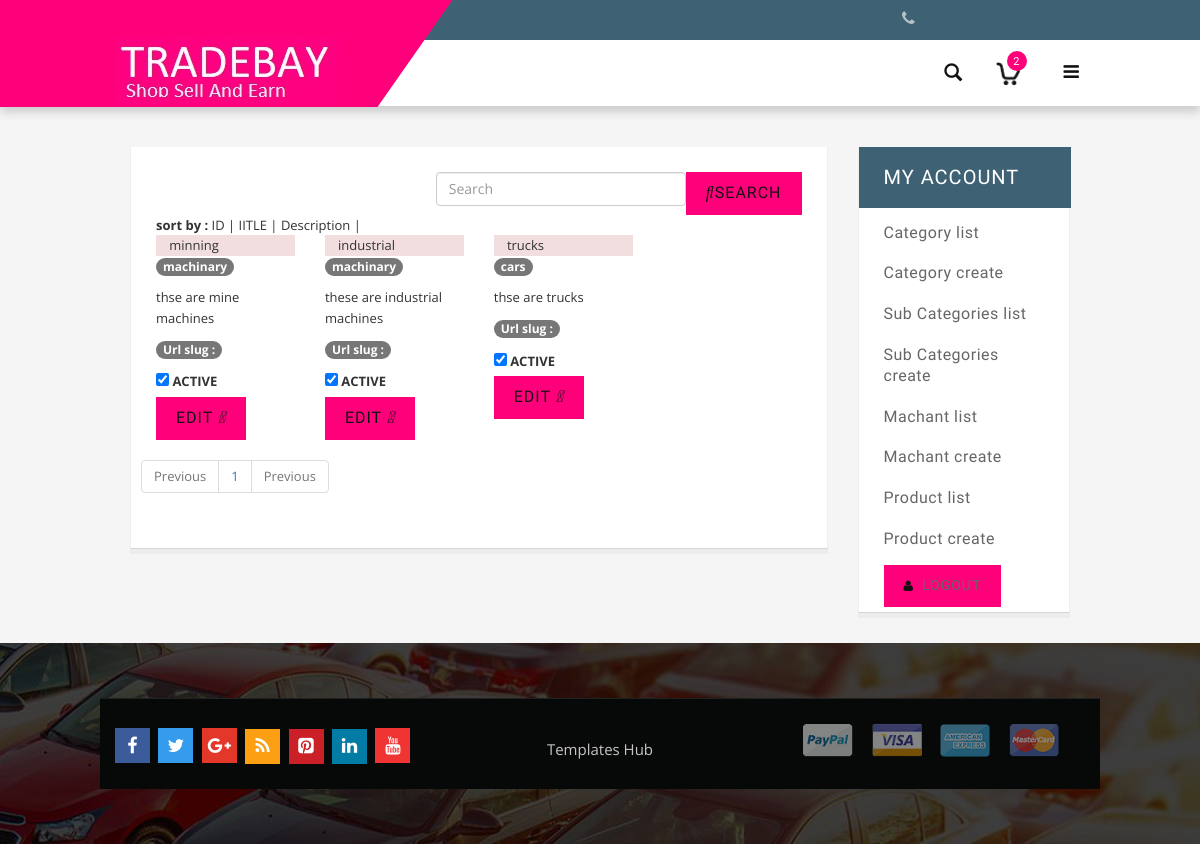
Page /admin_dashboard/sub_category_list on the committed database.
### Djangoecormeceapp/models.py (models this page shows, shortened)
class SubCategories(models.Model):
    id=models.AutoField(primary_key=True)
    category_id = models.ForeignKey(Categories,on_delete=models.CASCADE)
    title = models.CharField(max_length=255)
    url_slug = models.CharField(max_length=255)
    thumbnail = models.FileField()
    description= models.TextField()
    created_at = models.DateTimeField(auto_now_add=True)
    is_active = models.IntegerField(default=1)

class Categories(models.Model):
    id=models.AutoField(primary_key=True)
    title = models.CharField(max_length=255)
    url_slug = models.CharField(max_length=255)
    description= models.TextField()
    thumbnail = models.FileField()
    created_at = models.DateTimeField(auto_now_add=True)
    is_active = models.IntegerField(default=1)
    is_active = models.IntegerField(default=1)

### Djangoecormeceapp/AdminView.py (the view)
# urls.py: path('sub_category_list',AdminView.SubCategoriesListView.as_view(),name="sub_category_list"),
class SubCategoriesListView(ListView):
    model = SubCategories
    template_name = "admintemplates/sub_category_list.html"
    paginate_by=8
    def get_queryset(self):
        filter_val = self.request.GET.get("filter","")
        order_by=self.request.GET.get("orderby","id")
        if filter_val !="":
            cat=SubCategories.objects.filter(Q(title__contains=filter_val) |  Q(description__contains=filter_val)).order_by(order_by)
        else:
            cat=SubCategories.objects.all().order_by(order_by)
        return cat
    def get_context_data(self, **kwargs):
        context=super(SubCategoriesListView,self).get_context_data(**kwargs)
        context["filter"]=self.request.GET.get("filter","")
        context["orderby"]=self.request.GET.get("orderby","")
        context["all_table_fields"]=SubCategories._meta.get_fields()
        return context

### Djangoecormeceapp/context_processor.py (called while the page is built)
def product_listing(request):
    productCategory = request.GET.get('productCategory')
    if productCategory == None:
        products = Products.objects.all()
    else:
        products = Products.objects.filter(subcategories_id__title=productCategory)
    productCategories = SubCategories.objects.all()
    page_num = request.GET.get('page', 1)
    p = Paginator(products, 7)
    try:
        page = p.page(page_num)
    except EmptyPage:
	    page = p.page(1)
    context = {	'products':page ,
				'productCategories':productCategories,
                'title':'Tradebay Online shopping  Phones ||  TVS  ||',
                'description': 'description'
				}
    return context

### accomo/context_processor.py (called while the page is built)
def Property_listings(request):
	propertyCategory = request.GET.get('propertyCategory')
	if propertyCategory == None:
		property = Property.objects.all()
	else:
		property = Property.objects.filter(category__name=propertyCategory)
	propertyCategories = Category.objects.all()
	page_num = request.GET.get('page', 1)
	p = Paginator(property, 10)
	try:
		page = p.page(page_num)
	except EmptyPage:
		page = p.page(1)
	context = {	'property':page ,
				'propertyCategories':propertyCategories,
				}
	return context

### basket/context_processors.py (called while the page is built)
def basket(request):
    return {'basket': Basket(request)}

### blog/context_processor.py (called while the page is built)
def post_list(request):
    is_trending = Post.objects.filter(is_trending = True).order_by('-id')
    postCategory = request.GET.get('postCategory')
    if postCategory == None:
        posts = Post.objects.all()
    else:
        posts = Post.objects.filter(category__name=postCategory)
    postCategories = PostCategory.objects.all()
    page_num = request.GET.get('page', 1)
    p = Paginator(posts, 5)
    try:
        page = p.page(page_num)
    except EmptyPage:
        page = p.page(1)
    context = {	'posts':page ,
				'is_trending':is_trending ,
				'postCategories':postCategories,
				'title':"The tradebay blog post",
        		'description': 'These are tradebay blog post'
				}
    return context

### books/context_processor.py (called while the page is built)
def book_listings(request):
	bookcategory = request.GET.get('bookcategory ')
	if bookcategory  == None:
		books = Book.objects.all()
	else:
		books = Book.objects.filter(category__name=bookcategory)
	bookCategories = Category.objects.all()
	page_num = request.GET.get('page', 1)
	p = Paginator(books, 10)
	try:
		page = p.page(page_num)
	except EmptyPage:
		page = p.page(2)
	context = {	'books':page ,
				'bookCategories':bookCategories,
				}
	return context

### Djangoecormeceapp/templates/admintemplates/sub_category_list.html (shortened to what this page needs)
{% extends 'admintemplates/basee.html' %}
{% load static %}
{% block page_content %}
<div class="main-content">
  <section class="section">
<div class="row">
  <div class="col-lg-12">
    <div class="search-element">
      <div class="card">
        <div  class="card-boby">
          <form method="get">
          <button class="btn btn-primary" type="submit" style="float: right;"><i class="fas fa-search"></i>Search</button>
          <input class="form-control" type="search" placeholder="Search" aria-label="Search" data-width="250" style="width: 250px;float: right" name ="filter" value="{{filter}}" >
        </form>
        </div>
      </div>
    </div>
  </div>
  </div>
  <div class="row">
    <div class="col-lg-12">
      <div class="search-element">
        <div class="card">
          <div  class="card-boby">
            <b>sort by :</b>
            <a href="{% url 'category_list' %}?filter={{ filter }}&orderby=id">ID </a>  |
            <a href="{% url 'category_list' %}?filter={{ filter }}&orderby=title"> IITLE</a>  |
            <a href="{% url 'category_list' %}?filter={{ filter }}&orderby=description">Description </a>  |
          </div>
        </div>
      </div>
    </div>
    </div>
<div class="row">
{%  for subcategory in subcategories_list %}
    <div class="col-12 col-sm-6 col-md-6 col-lg-3">
        <article class="article article-style-b">
          <div class="article-header">
            <div class="article-badge">
              <div class="article-badge-item bg-danger"><i class="fas fa-fire"></i> {{ subcategory.title }}</div>
            </div>
          </div>
          <div class="article-details">
            <p><span class="badge badge-primary">{{ subcategory.category_id.title }}</span> </p>
            <p>{{ subcategory.description }} </p>
            <p><span class="badge badge-warning">Url slug  :  {{ category.url_slug }} </span> </p>
            <div class="article-cta">
                <label class="custom-switch mt-2" style="float: left;">
                    <input type="checkbox" name="custom-switch-checkbox" class="custom-switch-input" {% if subcategory.is_active == 1 %} checked {% endif %}>
                    <span class="custom-switch-description">ACTIVE</span>
                  </label>
              <a href="{% url 'sub_category_update' subcategory.id %}" class="btn btn-warning">EDIT <i class="fas fa-chevron-right"></i></a>
            </div>
          </div>
        </article>
      </div>
    {%  endfor %}
</div>
<div class="row">
  <div class="card-body">
    <nav aria-label="Page navigation example">
      <ul class="pagination">
        {% if page_obj.has_previous %}
        <li class="page-item"><a class="page-link" href="{%  url 'sub_category_list' %}?&filter={{ filter }}&orderby={{ orderby }}&page={{ page_obj.previous_page_number}}">Previous</a></li>
        {% else %}
        <li class="page-item disabled"><a class="page-link" href="{%  url 'sub_category_list' %}">Previous</a></li>
        {% endif %}
        {% for i in paginator.page_range %}
        <li class="page-item"><a class="page-link" href="{%  url 'sub_category_list' %}?filter={{ filter }}& orderby = {{ orderby }}&page={{ i }}">{{i }}</a></li>
        {% endfor %}
        {% if page_obj.has_next %}
        <li class="page-item"><a class="page-link" href="{%  url 'sub_category_list' %}?&filter={{ filter }}&orderby={{ orderby }}&page={{ page_obj.next_page_number}}">next</a></li>
        {% else %}
        <li class="page-item disabled"><a class="page-link" href="{%  url 'sub_category_list' %}">Previous</a></li>
        {% endif %}
      </ul>
    </nav>
  </div>
</div>
</section>
</div>
{% endblock page_content %}

### rows in the picture
SubCategories: title "minning", category_id "machinary", description "thse are mine machines", is_active "☑"
SubCategories: title "industrial", category_id "machinary", description "these are industrial machines", is_active "☑"
SubCategories: title "trucks", category_id "cars", description "thse are trucks", is_active "☑"

### other values in the picture
{{ i }} "1"
